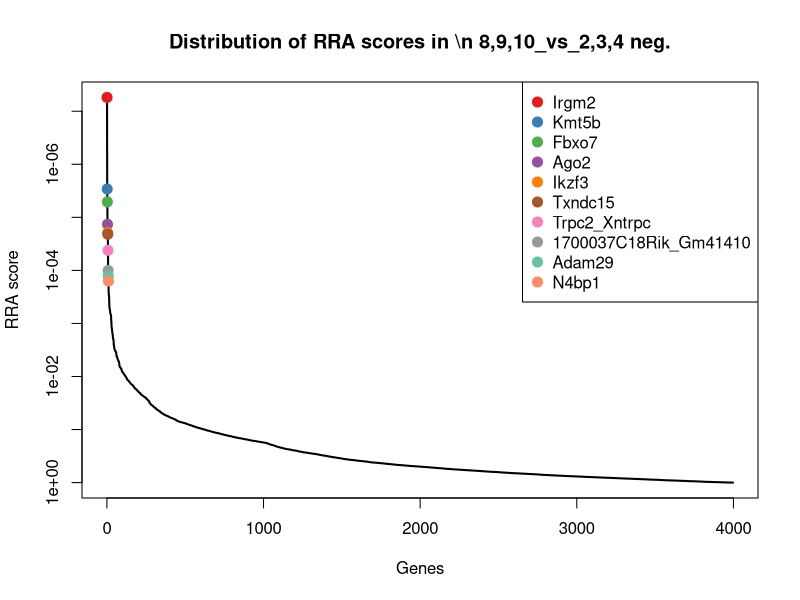
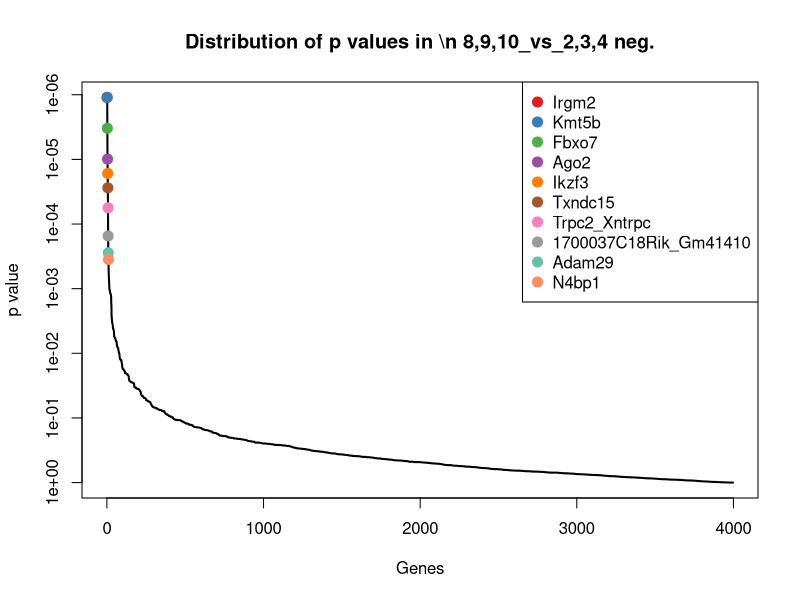
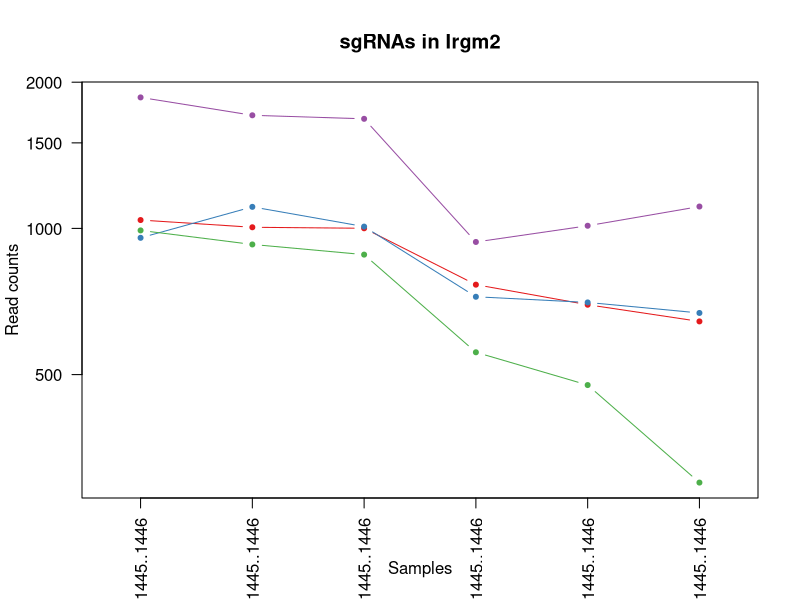
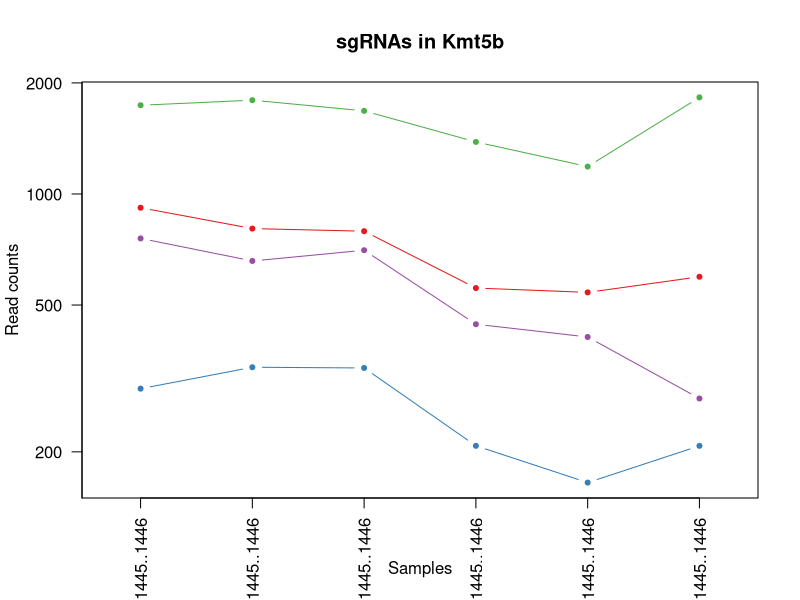
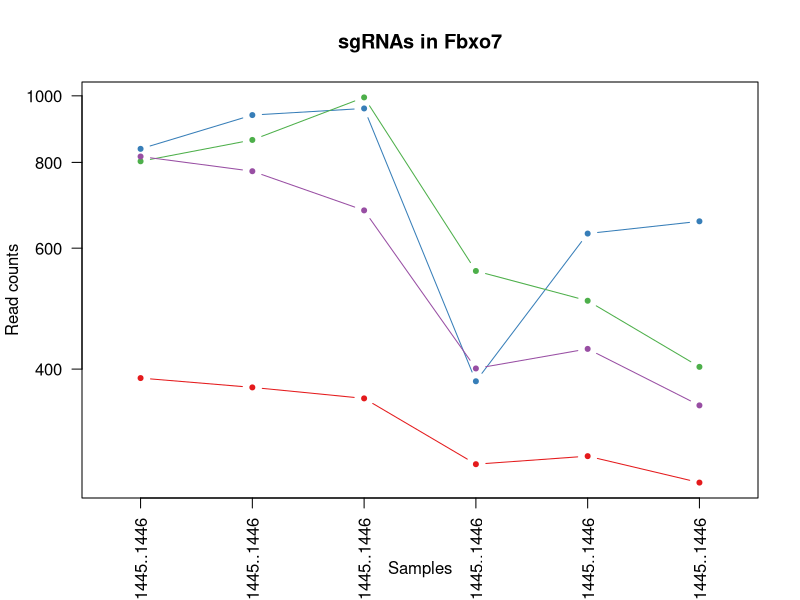
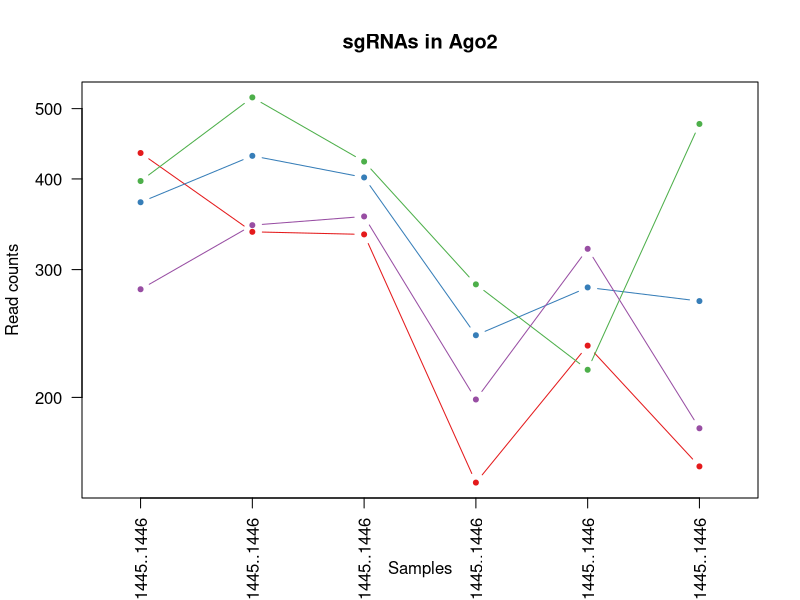
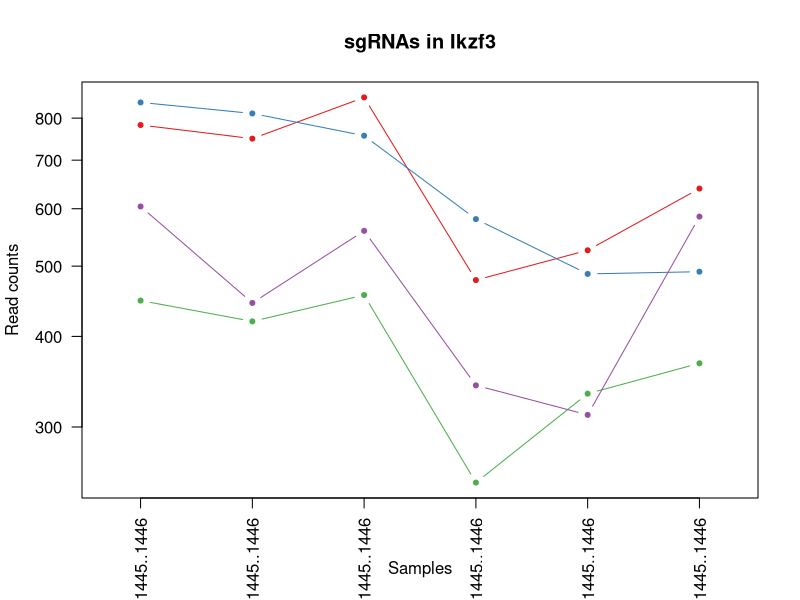
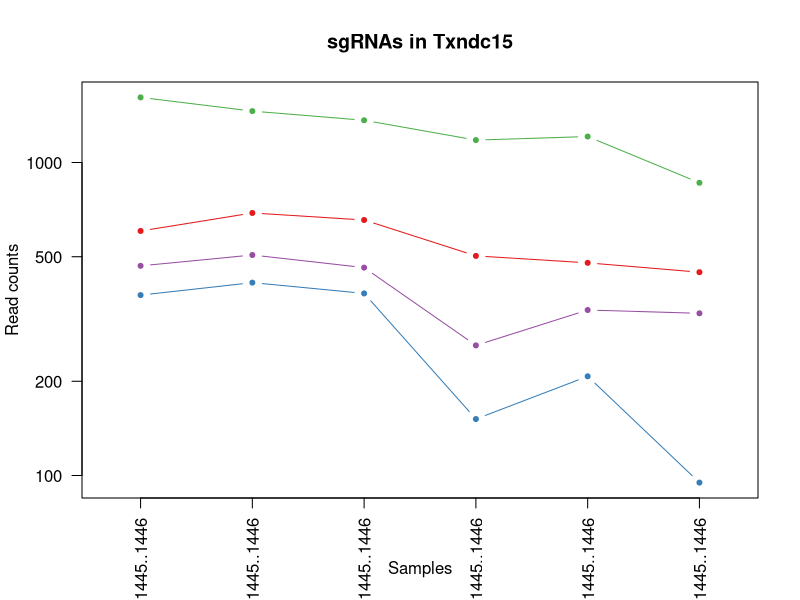

These figures' R source, in order: (Note: this script raises an error after producing the figures.)
pdf(file='invitro.poolF_mCD19.CAR_ET.1.10_v_hEGFRv3.CAR_ET.1.10.pdf',width=4.5,height=4.5);
gstable=read.table('invitro.poolF_mCD19.CAR_ET.1.10_v_hEGFRv3.CAR_ET.1.10.gene_summary.txt',header=T)
# 
#
# parameters
# Do not modify the variables beginning with "__"

# gstablename='__GENE_SUMMARY_FILE__'
startindex=3
# outputfile='__OUTPUT_FILE__'
targetgenelist=c("Irgm2","Kmt5b","Fbxo7","Ago2","Ikzf3","Txndc15","Trpc2_Xntrpc","1700037C18Rik_Gm41410","Adam29","N4bp1")
# samplelabel=sub('.\\w+.\\w+$','',colnames(gstable)[startindex]);
samplelabel='8,9,10_vs_2,3,4 neg.'


# You need to write some codes in front of this code:
# gstable=read.table(gstablename,header=T)
# pdf(file=outputfile,width=6,height=6)


# set up color using RColorBrewer
#library(RColorBrewer)
#colors <- brewer.pal(length(targetgenelist), "Set1")

colors=c( "#E41A1C", "#377EB8", "#4DAF4A", "#984EA3", "#FF7F00",  "#A65628", "#F781BF",
          "#999999", "#66C2A5", "#FC8D62", "#8DA0CB", "#E78AC3", "#A6D854", "#FFD92F", "#E5C494", "#B3B3B3", 
          "#8DD3C7", "#FFFFB3", "#BEBADA", "#FB8072", "#80B1D3", "#FDB462", "#B3DE69", "#FCCDE5",
          "#D9D9D9", "#BC80BD", "#CCEBC5", "#FFED6F")

######
# function definition

plotrankedvalues<-function(val, tglist, ...){
  
  plot(val,log='y',ylim=c(max(val),min(val)),type='l',lwd=2, ...)
  if(length(tglist)>0){
    for(i in 1:length(tglist)){
      targetgene=tglist[i];
      tx=which(names(val)==targetgene);ty=val[targetgene];
      points(tx,ty,col=colors[(i %% length(colors)) ],cex=2,pch=20)
      # text(tx+50,ty,targetgene,col=colors[i])
    }
    legend('topright',tglist,pch=20,pt.cex = 2,cex=1,col=colors)
  }
}



plotrandvalues<-function(val,targetgenelist, ...){
  # choose the one with the best distance distribution
  
  mindiffvalue=0;
  randval=val;
  for(i in 1:20){
    randval0=sample(val)
    vindex=sort(which(names(randval0) %in% targetgenelist))
    if(max(vindex)>0.9*length(val)){
      # print('pass...')
      next;
    }
    mindiffind=min(diff(vindex));
    if (mindiffind > mindiffvalue){
      mindiffvalue=mindiffind;
      randval=randval0;
      # print(paste('Diff: ',mindiffvalue))
    }
  }
  plot(randval,log='y',ylim=c(max(randval),min(randval)),pch=20,col='grey', ...)
  
  if(length(targetgenelist)>0){
    for(i in 1:length(targetgenelist)){
      targetgene=targetgenelist[i];
      tx=which(names(randval)==targetgene);ty=randval[targetgene];
      points(tx,ty,col=colors[(i %% length(colors)) ],cex=2,pch=20)
      text(tx+50,ty,targetgene,col=colors[i])
    }
  }
  
}




# set.seed(1235)



pvec=gstable[,startindex]
names(pvec)=gstable[,'id']
pvec=sort(pvec);

plotrankedvalues(pvec,targetgenelist,xlab='Genes',ylab='RRA score',main=paste('Distribution of RRA scores in \\n',samplelabel))

# plotrandvalues(pvec,targetgenelist,xlab='Genes',ylab='RRA score',main=paste('Distribution of RRA scores in \\n',samplelabel))


pvec=gstable[,startindex+1]
names(pvec)=gstable[,'id']
pvec=sort(pvec);

plotrankedvalues(pvec,targetgenelist,xlab='Genes',ylab='p value',main=paste('Distribution of p values in \\n',samplelabel))

# plotrandvalues(pvec,targetgenelist,xlab='Genes',ylab='p value',main=paste('Distribution of p values in \\n',samplelabel))



# you need to write after this code:
# dev.off()






# parameters
# Do not modify the variables beginning with "__"
targetmat=list(c(1039.4182330047124,1004.3863370604712,999.6215348792916,764.8626392456588,695.4135010163935,642.4265460583674),c(955.3408470461089,1106.5426431701321,1007.5972386150306,722.1830793464884,703.0195861837603,668.7247087625111),c(989.5261578204861,925.7350217371039,882.1128331727366,554.834278689215,474.8370311627562,298.67199071134627),c(1859.8656915897652,1708.6320225421157,1680.214920329022,936.7040251554764,1011.609327259785,1108.2797139603415))
targetgene="Irgm2"
collabel=c("In.vitro_Pool.F..41.48._hEGFRv3.CAR_ET.1.10_rep1_1439..1440..1441..1442..1443..1444..1445..1446","In.vitro_Pool.F..41.48._hEGFRv3.CAR_ET.1.10_rep2_1439..1440..1441..1442..1443..1444..1445..1446","In.vitro_Pool.F..41.48._hEGFRv3.CAR_ET.1.10_rep3_1439..1440..1441..1442..1443..1444..1445..1446","In.vitro_Pool.F..41.48._mCD19.CAR_ET.1.10_rep1_1439..1440..1441..1442..1443..1444..1445..1446","In.vitro_Pool.F..41.48._mCD19.CAR_ET.1.10_rep2_1439..1440..1441..1442..1443..1444..1445..1446","In.vitro_Pool.F..41.48._mCD19.CAR_ET.1.10_rep3_1439..1440..1441..1442..1443..1444..1445..1446")

# set up color using RColorBrewer
#library(RColorBrewer)
#colors <- brewer.pal(length(targetgenelist), "Set1")

colors=c( "#E41A1C", "#377EB8", "#4DAF4A", "#984EA3", "#FF7F00",  "#A65628", "#F781BF",
          "#999999", "#66C2A5", "#FC8D62", "#8DA0CB", "#E78AC3", "#A6D854", "#FFD92F", "#E5C494", "#B3B3B3", 
          "#8DD3C7", "#FFFFB3", "#BEBADA", "#FB8072", "#80B1D3", "#FDB462", "#B3DE69", "#FCCDE5",
          "#D9D9D9", "#BC80BD", "#CCEBC5", "#FFED6F")


## code

targetmatvec=unlist(targetmat)+1
yrange=range(targetmatvec[targetmatvec>0]);
# yrange[1]=1; # set the minimum value to 1
for(i in 1:length(targetmat)){
  vali=targetmat[[i]]+1;
  if(i==1){
    plot(1:length(vali),vali,type='b',las=1,pch=20,main=paste('sgRNAs in',targetgene),ylab='Read counts',xlab='Samples',xlim=c(0.7,length(vali)+0.3),ylim = yrange,col=colors[(i %% length(colors))],xaxt='n',log='y')
    axis(1,at=1:length(vali),labels=(collabel),las=2)
    # lines(0:100,rep(1,101),col='black');
  }else{
    lines(1:length(vali),vali,type='b',pch=20,col=colors[(i %% length(colors))])
  }
}




# parameters
# Do not modify the variables beginning with "__"
targetmat=list(c(916.5358996805996,804.5939153769751,791.7215241676943,554.834278689215,540.0320468830431,595.4655412295394),c(295.65674183245153,338.1102520797626,336.574697648187,206.65892161703556,164.07412289605534,206.62842124684332),c(1738.8312129021053,1794.515642722804,1678.6197795818741,1382.5931114704933,1185.4627025138834,1825.8438677448337),c(756.6964736274306,657.2357039090572,702.9253559097997,442.51964737560877,408.5554318471312,278.0091485866619))
targetgene="Kmt5b"
collabel=c("In.vitro_Pool.F..41.48._hEGFRv3.CAR_ET.1.10_rep1_1439..1440..1441..1442..1443..1444..1445..1446","In.vitro_Pool.F..41.48._hEGFRv3.CAR_ET.1.10_rep2_1439..1440..1441..1442..1443..1444..1445..1446","In.vitro_Pool.F..41.48._hEGFRv3.CAR_ET.1.10_rep3_1439..1440..1441..1442..1443..1444..1445..1446","In.vitro_Pool.F..41.48._mCD19.CAR_ET.1.10_rep1_1439..1440..1441..1442..1443..1444..1445..1446","In.vitro_Pool.F..41.48._mCD19.CAR_ET.1.10_rep2_1439..1440..1441..1442..1443..1444..1445..1446","In.vitro_Pool.F..41.48._mCD19.CAR_ET.1.10_rep3_1439..1440..1441..1442..1443..1444..1445..1446")

# set up color using RColorBrewer
#library(RColorBrewer)
#colors <- brewer.pal(length(targetgenelist), "Set1")

colors=c( "#E41A1C", "#377EB8", "#4DAF4A", "#984EA3", "#FF7F00",  "#A65628", "#F781BF",
          "#999999", "#66C2A5", "#FC8D62", "#8DA0CB", "#E78AC3", "#A6D854", "#FFD92F", "#E5C494", "#B3B3B3", 
          "#8DD3C7", "#FFFFB3", "#BEBADA", "#FB8072", "#80B1D3", "#FDB462", "#B3DE69", "#FCCDE5",
          "#D9D9D9", "#BC80BD", "#CCEBC5", "#FFED6F")


## code

targetmatvec=unlist(targetmat)+1
yrange=range(targetmatvec[targetmatvec>0]);
# yrange[1]=1; # set the minimum value to 1
for(i in 1:length(targetmat)){
  vali=targetmat[[i]]+1;
  if(i==1){
    plot(1:length(vali),vali,type='b',las=1,pch=20,main=paste('sgRNAs in',targetgene),ylab='Read counts',xlab='Samples',xlim=c(0.7,length(vali)+0.3),ylim = yrange,col=colors[(i %% length(colors))],xaxt='n',log='y')
    axis(1,at=1:length(vali),labels=(collabel),las=2)
    # lines(0:100,rep(1,101),col='black');
  }else{
    lines(1:length(vali),vali,type='b',pch=20,col=colors[(i %% length(colors))])
  }
}




# parameters
# Do not modify the variables beginning with "__"
targetmat=list(c(387.1255463368662,375.1758144735333,361.5652360201693,289.7717487891042,297.7239051226435,272.3738280072026),c(836.1542229949019,936.5834790230856,957.6161618710661,382.99289277939744,629.1319017007685,655.5756274104393),c(801.9689122205247,861.5483161283789,993.772685473083,554.834278689215,502.0016210462091,401.98620133476794),c(814.9038946756945,775.6646959476906,680.0616718673479,399.8400874764384,427.02735296787915,353.1467563127868))
targetgene="Fbxo7"
collabel=c("In.vitro_Pool.F..41.48._hEGFRv3.CAR_ET.1.10_rep1_1439..1440..1441..1442..1443..1444..1445..1446","In.vitro_Pool.F..41.48._hEGFRv3.CAR_ET.1.10_rep2_1439..1440..1441..1442..1443..1444..1445..1446","In.vitro_Pool.F..41.48._hEGFRv3.CAR_ET.1.10_rep3_1439..1440..1441..1442..1443..1444..1445..1446","In.vitro_Pool.F..41.48._mCD19.CAR_ET.1.10_rep1_1439..1440..1441..1442..1443..1444..1445..1446","In.vitro_Pool.F..41.48._mCD19.CAR_ET.1.10_rep2_1439..1440..1441..1442..1443..1444..1445..1446","In.vitro_Pool.F..41.48._mCD19.CAR_ET.1.10_rep3_1439..1440..1441..1442..1443..1444..1445..1446")

# set up color using RColorBrewer
#library(RColorBrewer)
#colors <- brewer.pal(length(targetgenelist), "Set1")

colors=c( "#E41A1C", "#377EB8", "#4DAF4A", "#984EA3", "#FF7F00",  "#A65628", "#F781BF",
          "#999999", "#66C2A5", "#FC8D62", "#8DA0CB", "#E78AC3", "#A6D854", "#FFD92F", "#E5C494", "#B3B3B3", 
          "#8DD3C7", "#FFFFB3", "#BEBADA", "#FB8072", "#80B1D3", "#FDB462", "#B3DE69", "#FCCDE5",
          "#D9D9D9", "#BC80BD", "#CCEBC5", "#FFED6F")


## code

targetmatvec=unlist(targetmat)+1
yrange=range(targetmatvec[targetmatvec>0]);
# yrange[1]=1; # set the minimum value to 1
for(i in 1:length(targetmat)){
  vali=targetmat[[i]]+1;
  if(i==1){
    plot(1:length(vali),vali,type='b',las=1,pch=20,main=paste('sgRNAs in',targetgene),ylab='Read counts',xlab='Samples',xlim=c(0.7,length(vali)+0.3),ylim = yrange,col=colors[(i %% length(colors))],xaxt='n',log='y')
    axis(1,at=1:length(vali),labels=(collabel),las=2)
    # lines(0:100,rep(1,101),col='black');
  }else{
    lines(1:length(vali),vali,type='b',pch=20,col=colors[(i %% length(colors))])
  }
}




# parameters
# Do not modify the variables beginning with "__"
targetmat=list(c(433.3219122481867,337.2062139725974,334.4478433186566,151.62475227336847,234.7020565930328,159.6674164180153),c(370.4948546087908,429.41810090344177,400.9120411164818,242.59960363738958,282.51173478790986,270.4953878140494),c(396.3648195191303,517.1097972984604,421.64887082940334,285.27916353655996,217.31671906762298,475.24536886773967),c(280.87390474082895,344.43851882991856,354.1212458668129,197.67375111194707,319.4555770294058,180.33025854269962))
targetgene="Ago2"
collabel=c("In.vitro_Pool.F..41.48._hEGFRv3.CAR_ET.1.10_rep1_1439..1440..1441..1442..1443..1444..1445..1446","In.vitro_Pool.F..41.48._hEGFRv3.CAR_ET.1.10_rep2_1439..1440..1441..1442..1443..1444..1445..1446","In.vitro_Pool.F..41.48._hEGFRv3.CAR_ET.1.10_rep3_1439..1440..1441..1442..1443..1444..1445..1446","In.vitro_Pool.F..41.48._mCD19.CAR_ET.1.10_rep1_1439..1440..1441..1442..1443..1444..1445..1446","In.vitro_Pool.F..41.48._mCD19.CAR_ET.1.10_rep2_1439..1440..1441..1442..1443..1444..1445..1446","In.vitro_Pool.F..41.48._mCD19.CAR_ET.1.10_rep3_1439..1440..1441..1442..1443..1444..1445..1446")

# set up color using RColorBrewer
#library(RColorBrewer)
#colors <- brewer.pal(length(targetgenelist), "Set1")

colors=c( "#E41A1C", "#377EB8", "#4DAF4A", "#984EA3", "#FF7F00",  "#A65628", "#F781BF",
          "#999999", "#66C2A5", "#FC8D62", "#8DA0CB", "#E78AC3", "#A6D854", "#FFD92F", "#E5C494", "#B3B3B3", 
          "#8DD3C7", "#FFFFB3", "#BEBADA", "#FB8072", "#80B1D3", "#FDB462", "#B3DE69", "#FCCDE5",
          "#D9D9D9", "#BC80BD", "#CCEBC5", "#FFED6F")


## code

targetmatvec=unlist(targetmat)+1
yrange=range(targetmatvec[targetmatvec>0]);
# yrange[1]=1; # set the minimum value to 1
for(i in 1:length(targetmat)){
  vali=targetmat[[i]]+1;
  if(i==1){
    plot(1:length(vali),vali,type='b',las=1,pch=20,main=paste('sgRNAs in',targetgene),ylab='Read counts',xlab='Samples',xlim=c(0.7,length(vali)+0.3),ylim = yrange,col=colors[(i %% length(colors))],xaxt='n',log='y')
    axis(1,at=1:length(vali),labels=(collabel),las=2)
    # lines(0:100,rep(1,101),col='black');
  }else{
    lines(1:length(vali),vali,type='b',pch=20,col=colors[(i %% length(colors))])
  }
}




# parameters
# Do not modify the variables beginning with "__"
targetmat=list(c(781.6425112195436,748.5435527327364,853.400299724076,477.3371830828267,524.8198765483095,638.6696656720612),c(839.8499322678075,810.9221821271311,755.5650005656773,579.5434975782084,486.78945071147547,490.2728904129646),c(447.1808220215829,418.5696436174601,455.1468265195072,250.461627829342,332.49458017346313,366.29583766485865),c(603.3245388018463,443.882710618084,558.299261501732,341.4364791933631,310.76290826670083,584.1949000706206))
targetgene="Ikzf3"
collabel=c("In.vitro_Pool.F..41.48._hEGFRv3.CAR_ET.1.10_rep1_1439..1440..1441..1442..1443..1444..1445..1446","In.vitro_Pool.F..41.48._hEGFRv3.CAR_ET.1.10_rep2_1439..1440..1441..1442..1443..1444..1445..1446","In.vitro_Pool.F..41.48._hEGFRv3.CAR_ET.1.10_rep3_1439..1440..1441..1442..1443..1444..1445..1446","In.vitro_Pool.F..41.48._mCD19.CAR_ET.1.10_rep1_1439..1440..1441..1442..1443..1444..1445..1446","In.vitro_Pool.F..41.48._mCD19.CAR_ET.1.10_rep2_1439..1440..1441..1442..1443..1444..1445..1446","In.vitro_Pool.F..41.48._mCD19.CAR_ET.1.10_rep3_1439..1440..1441..1442..1443..1444..1445..1446")

# set up color using RColorBrewer
#library(RColorBrewer)
#colors <- brewer.pal(length(targetgenelist), "Set1")

colors=c( "#E41A1C", "#377EB8", "#4DAF4A", "#984EA3", "#FF7F00",  "#A65628", "#F781BF",
          "#999999", "#66C2A5", "#FC8D62", "#8DA0CB", "#E78AC3", "#A6D854", "#FFD92F", "#E5C494", "#B3B3B3", 
          "#8DD3C7", "#FFFFB3", "#BEBADA", "#FB8072", "#80B1D3", "#FDB462", "#B3DE69", "#FCCDE5",
          "#D9D9D9", "#BC80BD", "#CCEBC5", "#FFED6F")


## code

targetmatvec=unlist(targetmat)+1
yrange=range(targetmatvec[targetmatvec>0]);
# yrange[1]=1; # set the minimum value to 1
for(i in 1:length(targetmat)){
  vali=targetmat[[i]]+1;
  if(i==1){
    plot(1:length(vali),vali,type='b',las=1,pch=20,main=paste('sgRNAs in',targetgene),ylab='Read counts',xlab='Samples',xlim=c(0.7,length(vali)+0.3),ylim = yrange,col=colors[(i %% length(colors))],xaxt='n',log='y')
    axis(1,at=1:length(vali),labels=(collabel),las=2)
    # lines(0:100,rep(1,101),col='black');
  }else{
    lines(1:length(vali),vali,type='b',pch=20,col=colors[(i %% length(colors))])
  }
}




# parameters
# Do not modify the variables beginning with "__"
targetmat=list(c(603.3245388018463,688.8770376598371,654.0077063306004,502.0464019718201,477.01019835343243,445.19032577728973),c(376.03841851814923,412.2413768673041,380.706924985943,150.5016059602324,206.45088311424183,93.92200965765606),c(1613.1770976233136,1458.2134668573717,1363.3136252289912,1178.18048247973,1209.367541611322,860.3256084641295),c(466.5832957043375,505.3573019053136,460.46396234333326,259.4467983344305,336.84091455481564,328.7270338017962))
targetgene="Txndc15"
collabel=c("In.vitro_Pool.F..41.48._hEGFRv3.CAR_ET.1.10_rep1_1439..1440..1441..1442..1443..1444..1445..1446","In.vitro_Pool.F..41.48._hEGFRv3.CAR_ET.1.10_rep2_1439..1440..1441..1442..1443..1444..1445..1446","In.vitro_Pool.F..41.48._hEGFRv3.CAR_ET.1.10_rep3_1439..1440..1441..1442..1443..1444..1445..1446","In.vitro_Pool.F..41.48._mCD19.CAR_ET.1.10_rep1_1439..1440..1441..1442..1443..1444..1445..1446","In.vitro_Pool.F..41.48._mCD19.CAR_ET.1.10_rep2_1439..1440..1441..1442..1443..1444..1445..1446","In.vitro_Pool.F..41.48._mCD19.CAR_ET.1.10_rep3_1439..1440..1441..1442..1443..1444..1445..1446")

# set up color using RColorBrewer
#library(RColorBrewer)
#colors <- brewer.pal(length(targetgenelist), "Set1")

colors=c( "#E41A1C", "#377EB8", "#4DAF4A", "#984EA3", "#FF7F00",  "#A65628", "#F781BF",
          "#999999", "#66C2A5", "#FC8D62", "#8DA0CB", "#E78AC3", "#A6D854", "#FFD92F", "#E5C494", "#B3B3B3", 
          "#8DD3C7", "#FFFFB3", "#BEBADA", "#FB8072", "#80B1D3", "#FDB462", "#B3DE69", "#FCCDE5",
          "#D9D9D9", "#BC80BD", "#CCEBC5", "#FFED6F")


## code

targetmatvec=unlist(targetmat)+1
yrange=range(targetmatvec[targetmatvec>0]);
# yrange[1]=1; # set the minimum value to 1
for(i in 1:length(targetmat)){
  vali=targetmat[[i]]+1;
  if(i==1){
    plot(1:length(vali),vali,type='b',las=1,pch=20,main=paste('sgRNAs in',targetgene),ylab='Read counts',xlab='Samples',xlim=c(0.7,length(vali)+0.3),ylim = yrange,col=colors[(i %% length(colors))],xaxt='n',log='y')
    axis(1,at=1:length(vali),labels=(collabel),las=2)
    # lines(0:100,rep(1,101),col='black');
  }else{
    lines(1:length(vali),vali,type='b',pch=20,col=colors[(i %% length(colors))])
  }
}




# parameters
# Do not modify the variables beginning with "__"
targetmat=list(c(1575.2960775760307,1437.4205903925736,1333.5376646155655,1264.6627485912068,870.35345986583,852.811847691517),c(1179.8551853751267,1128.2395577420955,1228.790088886193,707.5821772757196,857.3144567217727,738.2269959091766),c(839.8499322678075,743.1193240897455,826.2829070225633,953.5512198525173,940.9813935628075,927.9494554176418),c(1958.7259146399913,1936.449625547731,1867.9098149100805,2266.5092599085747,2569.7702029746415,2271.0341935221236))
targetgene="Trpc2_Xntrpc"
collabel=c("In.vitro_Pool.F..41.48._hEGFRv3.CAR_ET.1.10_rep1_1439..1440..1441..1442..1443..1444..1445..1446","In.vitro_Pool.F..41.48._hEGFRv3.CAR_ET.1.10_rep2_1439..1440..1441..1442..1443..1444..1445..1446","In.vitro_Pool.F..41.48._hEGFRv3.CAR_ET.1.10_rep3_1439..1440..1441..1442..1443..1444..1445..1446","In.vitro_Pool.F..41.48._mCD19.CAR_ET.1.10_rep1_1439..1440..1441..1442..1443..1444..1445..1446","In.vitro_Pool.F..41.48._mCD19.CAR_ET.1.10_rep2_1439..1440..1441..1442..1443..1444..1445..1446","In.vitro_Pool.F..41.48._mCD19.CAR_ET.1.10_rep3_1439..1440..1441..1442..1443..1444..1445..1446")

# set up color using RColorBrewer
#library(RColorBrewer)
#colors <- brewer.pal(length(targetgenelist), "Set1")

colors=c( "#E41A1C", "#377EB8", "#4DAF4A", "#984EA3", "#FF7F00",  "#A65628", "#F781BF",
          "#999999", "#66C2A5", "#FC8D62", "#8DA0CB", "#E78AC3", "#A6D854", "#FFD92F", "#E5C494", "#B3B3B3", 
          "#8DD3C7", "#FFFFB3", "#BEBADA", "#FB8072", "#80B1D3", "#FDB462", "#B3DE69", "#FCCDE5",
          "#D9D9D9", "#BC80BD", "#CCEBC5", "#FFED6F")


## code

targetmatvec=unlist(targetmat)+1
yrange=range(targetmatvec[targetmatvec>0]);
# yrange[1]=1; # set the minimum value to 1
for(i in 1:length(targetmat)){
  vali=targetmat[[i]]+1;
  if(i==1){
    plot(1:length(vali),vali,type='b',las=1,pch=20,main=paste('sgRNAs in',targetgene),ylab='Read counts',xlab='Samples',xlim=c(0.7,length(vali)+0.3),ylim = yrange,col=colors[(i %% length(colors))],xaxt='n',log='y')
    axis(1,at=1:length(vali),labels=(collabel),las=2)
    # lines(0:100,rep(1,101),col='black');
  }else{
    lines(1:length(vali),vali,type='b',pch=20,col=colors[(i %% length(colors))])
  }
}




# parameters
# Do not modify the variables beginning with "__"
targetmat=list(c(703.1086891702987,713.2860665532959,805.5460773096419,609.8684480328822,571.5429711478484,531.5985746623332),c(3627.3386513568894,3264.4816049733226,3349.2638554280093,2352.9915260200514,1908.0407934137297,1399.4379438990752),c(816.7517493121472,943.8157838804067,802.8875093977289,1516.2475227336847,1442.9830146090167,3266.6074958932777))
targetgene="1700037C18Rik_Gm41410"
collabel=c("In.vitro_Pool.F..41.48._hEGFRv3.CAR_ET.1.10_rep1_1439..1440..1441..1442..1443..1444..1445..1446","In.vitro_Pool.F..41.48._hEGFRv3.CAR_ET.1.10_rep2_1439..1440..1441..1442..1443..1444..1445..1446","In.vitro_Pool.F..41.48._hEGFRv3.CAR_ET.1.10_rep3_1439..1440..1441..1442..1443..1444..1445..1446","In.vitro_Pool.F..41.48._mCD19.CAR_ET.1.10_rep1_1439..1440..1441..1442..1443..1444..1445..1446","In.vitro_Pool.F..41.48._mCD19.CAR_ET.1.10_rep2_1439..1440..1441..1442..1443..1444..1445..1446","In.vitro_Pool.F..41.48._mCD19.CAR_ET.1.10_rep3_1439..1440..1441..1442..1443..1444..1445..1446")

# set up color using RColorBrewer
#library(RColorBrewer)
#colors <- brewer.pal(length(targetgenelist), "Set1")

colors=c( "#E41A1C", "#377EB8", "#4DAF4A", "#984EA3", "#FF7F00",  "#A65628", "#F781BF",
          "#999999", "#66C2A5", "#FC8D62", "#8DA0CB", "#E78AC3", "#A6D854", "#FFD92F", "#E5C494", "#B3B3B3", 
          "#8DD3C7", "#FFFFB3", "#BEBADA", "#FB8072", "#80B1D3", "#FDB462", "#B3DE69", "#FCCDE5",
          "#D9D9D9", "#BC80BD", "#CCEBC5", "#FFED6F")


## code

targetmatvec=unlist(targetmat)+1
yrange=range(targetmatvec[targetmatvec>0]);
# yrange[1]=1; # set the minimum value to 1
for(i in 1:length(targetmat)){
  vali=targetmat[[i]]+1;
  if(i==1){
    plot(1:length(vali),vali,type='b',las=1,pch=20,main=paste('sgRNAs in',targetgene),ylab='Read counts',xlab='Samples',xlim=c(0.7,length(vali)+0.3),ylim = yrange,col=colors[(i %% length(colors))],xaxt='n',log='y')
    axis(1,at=1:length(vali),labels=(collabel),las=2)
    # lines(0:100,rep(1,101),col='black');
  }else{
    lines(1:length(vali),vali,type='b',pch=20,col=colors[(i %% length(colors))])
  }
}




# parameters
# Do not modify the variables beginning with "__"
targetmat=list(c(704.9565438067516,829.906982377599,783.7458204319552,586.2823754570248,505.2613718322234,371.931158244318),c(2668.302095037875,2730.1950836387246,2775.0131864547993,1964.382901674974,2082.9807522631663,1669.9333317131247),c(782.5664385377701,857.0281255925532,808.7363588039375,568.3120344468477,576.975889124539,651.818747024133),c(1269.4761352430887,1218.6433684586095,1188.3798566251153,1346.6524294501394,1137.6530243190064,1585.4035230212342))
targetgene="Adam29"
collabel=c("In.vitro_Pool.F..41.48._hEGFRv3.CAR_ET.1.10_rep1_1439..1440..1441..1442..1443..1444..1445..1446","In.vitro_Pool.F..41.48._hEGFRv3.CAR_ET.1.10_rep2_1439..1440..1441..1442..1443..1444..1445..1446","In.vitro_Pool.F..41.48._hEGFRv3.CAR_ET.1.10_rep3_1439..1440..1441..1442..1443..1444..1445..1446","In.vitro_Pool.F..41.48._mCD19.CAR_ET.1.10_rep1_1439..1440..1441..1442..1443..1444..1445..1446","In.vitro_Pool.F..41.48._mCD19.CAR_ET.1.10_rep2_1439..1440..1441..1442..1443..1444..1445..1446","In.vitro_Pool.F..41.48._mCD19.CAR_ET.1.10_rep3_1439..1440..1441..1442..1443..1444..1445..1446")

# set up color using RColorBrewer
#library(RColorBrewer)
#colors <- brewer.pal(length(targetgenelist), "Set1")

colors=c( "#E41A1C", "#377EB8", "#4DAF4A", "#984EA3", "#FF7F00",  "#A65628", "#F781BF",
          "#999999", "#66C2A5", "#FC8D62", "#8DA0CB", "#E78AC3", "#A6D854", "#FFD92F", "#E5C494", "#B3B3B3", 
          "#8DD3C7", "#FFFFB3", "#BEBADA", "#FB8072", "#80B1D3", "#FDB462", "#B3DE69", "#FCCDE5",
          "#D9D9D9", "#BC80BD", "#CCEBC5", "#FFED6F")


## code

targetmatvec=unlist(targetmat)+1
yrange=range(targetmatvec[targetmatvec>0]);
# yrange[1]=1; # set the minimum value to 1
for(i in 1:length(targetmat)){
  vali=targetmat[[i]]+1;
  if(i==1){
    plot(1:length(vali),vali,type='b',las=1,pch=20,main=paste('sgRNAs in',targetgene),ylab='Read counts',xlab='Samples',xlim=c(0.7,length(vali)+0.3),ylim = yrange,col=colors[(i %% length(colors))],xaxt='n',log='y')
    axis(1,at=1:length(vali),labels=(collabel),las=2)
    # lines(0:100,rep(1,101),col='black');
  }else{
    lines(1:length(vali),vali,type='b',pch=20,col=colors[(i %% length(colors))])
  }
}




# parameters
# Do not modify the variables beginning with "__"
targetmat=list(c(345.5488170166777,305.56488022181753,322.2184309238568,262.8162372738387,217.31671906762298,403.86464152792104),c(261.4714310580743,270.30739404237704,317.96472226479597,112.31463131360628,230.35572221168036,152.1536556454028),c(366.79914533588516,397.7767671526618,341.3601198896304,244.8458962636617,174.9399588494365,112.70641158918727),c(845.393496177166,815.4423726629568,776.3018302785988,518.893596668861,568.2832203618341,586.0733402637738))
targetgene="N4bp1"
collabel=c("In.vitro_Pool.F..41.48._hEGFRv3.CAR_ET.1.10_rep1_1439..1440..1441..1442..1443..1444..1445..1446","In.vitro_Pool.F..41.48._hEGFRv3.CAR_ET.1.10_rep2_1439..1440..1441..1442..1443..1444..1445..1446","In.vitro_Pool.F..41.48._hEGFRv3.CAR_ET.1.10_rep3_1439..1440..1441..1442..1443..1444..1445..1446","In.vitro_Pool.F..41.48._mCD19.CAR_ET.1.10_rep1_1439..1440..1441..1442..1443..1444..1445..1446","In.vitro_Pool.F..41.48._mCD19.CAR_ET.1.10_rep2_1439..1440..1441..1442..1443..1444..1445..1446","In.vitro_Pool.F..41.48._mCD19.CAR_ET.1.10_rep3_1439..1440..1441..1442..1443..1444..1445..1446")

# set up color using RColorBrewer
#library(RColorBrewer)
#colors <- brewer.pal(length(targetgenelist), "Set1")

colors=c( "#E41A1C", "#377EB8", "#4DAF4A", "#984EA3", "#FF7F00",  "#A65628", "#F781BF",
          "#999999", "#66C2A5", "#FC8D62", "#8DA0CB", "#E78AC3", "#A6D854", "#FFD92F", "#E5C494", "#B3B3B3", 
          "#8DD3C7", "#FFFFB3", "#BEBADA", "#FB8072", "#80B1D3", "#FDB462", "#B3DE69", "#FCCDE5",
          "#D9D9D9", "#BC80BD", "#CCEBC5", "#FFED6F")


## code

targetmatvec=unlist(targetmat)+1
yrange=range(targetmatvec[targetmatvec>0]);
# yrange[1]=1; # set the minimum value to 1
for(i in 1:length(targetmat)){
  vali=targetmat[[i]]+1;
  if(i==1){
    plot(1:length(vali),vali,type='b',las=1,pch=20,main=paste('sgRNAs in',targetgene),ylab='Read counts',xlab='Samples',xlim=c(0.7,length(vali)+0.3),ylim = yrange,col=colors[(i %% length(colors))],xaxt='n',log='y')
    axis(1,at=1:length(vali),labels=(collabel),las=2)
    # lines(0:100,rep(1,101),col='black');
  }else{
    lines(1:length(vali),vali,type='b',pch=20,col=colors[(i %% length(colors))])
  }
}



# 
#
# parameters
# Do not modify the variables beginning with "__"

# gstablename='__GENE_SUMMARY_FILE__'
startindex=9
# outputfile='__OUTPUT_FILE__'
targetgenelist=c("Med25","Cacul1","Cdca4","Slc25a32","Ndufa2","Xpnpep1","Znhit1","Arl15","Zdhhc13","Barhl2")
# samplelabel=sub('.\\w+.\\w+$','',colnames(gstable)[startindex]);
samplelabel='8,9,10_vs_2,3,4 pos.'


# You need to write some codes in front of this code:
# gstable=read.table(gstablename,header=T)
# pdf(file=outputfile,width=6,height=6)


# set up color using RColorBrewer
#library(RColorBrewer)
#colors <- brewer.pal(length(targetgenelist), "Set1")

colors=c( "#E41A1C", "#377EB8", "#4DAF4A", "#984EA3", "#FF7F00",  "#A65628", "#F781BF",
          "#999999", "#66C2A5", "#FC8D62", "#8DA0CB", "#E78AC3", "#A6D854", "#FFD92F", "#E5C494", "#B3B3B3", 
          "#8DD3C7", "#FFFFB3", "#BEBADA", "#FB8072", "#80B1D3", "#FDB462", "#B3DE69", "#FCCDE5",
          "#D9D9D9", "#BC80BD", "#CCEBC5", "#FFED6F")

######
# function definition

plotrankedvalues<-function(val, tglist, ...){
  
  plot(val,log='y',ylim=c(max(val),min(val)),type='l',lwd=2, ...)
  if(length(tglist)>0){
    for(i in 1:length(tglist)){
      targetgene=tglist[i];
      tx=which(names(val)==targetgene);ty=val[targetgene];
      points(tx,ty,col=colors[(i %% length(colors)) ],cex=2,pch=20)
      # text(tx+50,ty,targetgene,col=colors[i])
    }
    legend('topright',tglist,pch=20,pt.cex = 2,cex=1,col=colors)
  }
}



plotrandvalues<-function(val,targetgenelist, ...){
  # choose the one with the best distance distribution
  
  mindiffvalue=0;
  randval=val;
  for(i in 1:20){
    randval0=sample(val)
    vindex=sort(which(names(randval0) %in% targetgenelist))
    if(max(vindex)>0.9*length(val)){
      # print('pass...')
      next;
    }
    mindiffind=min(diff(vindex));
    if (mindiffind > mindiffvalue){
      mindiffvalue=mindiffind;
      randval=randval0;
      # print(paste('Diff: ',mindiffvalue))
    }
  }
  plot(randval,log='y',ylim=c(max(randval),min(randval)),pch=20,col='grey', ...)
  
  if(length(targetgenelist)>0){
    for(i in 1:length(targetgenelist)){
      targetgene=targetgenelist[i];
      tx=which(names(randval)==targetgene);ty=randval[targetgene];
      points(tx,ty,col=colors[(i %% length(colors)) ],cex=2,pch=20)
      text(tx+50,ty,targetgene,col=colors[i])
    }
  }
  
}




# set.seed(1235)



pvec=gstable[,startindex]
names(pvec)=gstable[,'id']
pvec=sort(pvec);

plotrankedvalues(pvec,targetgenelist,xlab='Genes',ylab='RRA score',main=paste('Distribution of RRA scores in \\n',samplelabel))

# plotrandvalues(pvec,targetgenelist,xlab='Genes',ylab='RRA score',main=paste('Distribution of RRA scores in \\n',samplelabel))


pvec=gstable[,startindex+1]
names(pvec)=gstable[,'id']
pvec=sort(pvec);

plotrankedvalues(pvec,targetgenelist,xlab='Genes',ylab='p value',main=paste('Distribution of p values in \\n',samplelabel))

# plotrandvalues(pvec,targetgenelist,xlab='Genes',ylab='p value',main=paste('Distribution of p values in \\n',samplelabel))



# you need to write after this code:
# dev.off()






# parameters
# Do not modify the variables beginning with "__"
targetmat=list(c(629.1945037121859,612.0337985508002,616.7877555638182,1250.061846520438,1259.3503869968752,2539.6511411430197),c(880.5027342697696,1026.0832516324344,927.3084876752578,2981.9534613762467,3098.9364139043037,6790.561298248533),c(470.2790049772432,546.0390167277449,497.15219952773276,1417.4106471777113,1607.057137505072,4476.322980283888),c(926.6991001810902,800.9777629483145,808.2046452215549,2587.729105465489,2813.1649283303796,6067.361823884581))
targetgene="Med25"
collabel=c("In.vitro_Pool.F..41.48._hEGFRv3.CAR_ET.1.10_rep1_1439..1440..1441..1442..1443..1444..1445..1446","In.vitro_Pool.F..41.48._hEGFRv3.CAR_ET.1.10_rep2_1439..1440..1441..1442..1443..1444..1445..1446","In.vitro_Pool.F..41.48._hEGFRv3.CAR_ET.1.10_rep3_1439..1440..1441..1442..1443..1444..1445..1446","In.vitro_Pool.F..41.48._mCD19.CAR_ET.1.10_rep1_1439..1440..1441..1442..1443..1444..1445..1446","In.vitro_Pool.F..41.48._mCD19.CAR_ET.1.10_rep2_1439..1440..1441..1442..1443..1444..1445..1446","In.vitro_Pool.F..41.48._mCD19.CAR_ET.1.10_rep3_1439..1440..1441..1442..1443..1444..1445..1446")

# set up color using RColorBrewer
#library(RColorBrewer)
#colors <- brewer.pal(length(targetgenelist), "Set1")

colors=c( "#E41A1C", "#377EB8", "#4DAF4A", "#984EA3", "#FF7F00",  "#A65628", "#F781BF",
          "#999999", "#66C2A5", "#FC8D62", "#8DA0CB", "#E78AC3", "#A6D854", "#FFD92F", "#E5C494", "#B3B3B3", 
          "#8DD3C7", "#FFFFB3", "#BEBADA", "#FB8072", "#80B1D3", "#FDB462", "#B3DE69", "#FCCDE5",
          "#D9D9D9", "#BC80BD", "#CCEBC5", "#FFED6F")


## code

targetmatvec=unlist(targetmat)+1
yrange=range(targetmatvec[targetmatvec>0]);
# yrange[1]=1; # set the minimum value to 1
for(i in 1:length(targetmat)){
  vali=targetmat[[i]]+1;
  if(i==1){
    plot(1:length(vali),vali,type='b',las=1,pch=20,main=paste('sgRNAs in',targetgene),ylab='Read counts',xlab='Samples',xlim=c(0.7,length(vali)+0.3),ylim = yrange,col=colors[(i %% length(colors))],xaxt='n',log='y')
    axis(1,at=1:length(vali),labels=(collabel),las=2)
    # lines(0:100,rep(1,101),col='black');
  }else{
    lines(1:length(vali),vali,type='b',pch=20,col=colors[(i %% length(colors))])
  }
}




# parameters
# Do not modify the variables beginning with "__"
targetmat=list(c(575.606719255054,523.4380640486164,630.6123087057658,737.9071277303933,726.9244252811989,890.3806515545795),c(1005.2329222303351,822.6746775202779,845.9563095707197,1332.0515273793706,1634.2217273885249,1874.6833127668149),c(255.92786714871582,374.2717763663682,277.5544900037182,568.3120344468477,658.4696587748977,982.4242210190823),c(1212.192641513051,1232.2039400660865,1171.365021988872,2022.7865099580492,1748.3130048990267,2962.300184602472))
targetgene="Cacul1"
collabel=c("In.vitro_Pool.F..41.48._hEGFRv3.CAR_ET.1.10_rep1_1439..1440..1441..1442..1443..1444..1445..1446","In.vitro_Pool.F..41.48._hEGFRv3.CAR_ET.1.10_rep2_1439..1440..1441..1442..1443..1444..1445..1446","In.vitro_Pool.F..41.48._hEGFRv3.CAR_ET.1.10_rep3_1439..1440..1441..1442..1443..1444..1445..1446","In.vitro_Pool.F..41.48._mCD19.CAR_ET.1.10_rep1_1439..1440..1441..1442..1443..1444..1445..1446","In.vitro_Pool.F..41.48._mCD19.CAR_ET.1.10_rep2_1439..1440..1441..1442..1443..1444..1445..1446","In.vitro_Pool.F..41.48._mCD19.CAR_ET.1.10_rep3_1439..1440..1441..1442..1443..1444..1445..1446")

# set up color using RColorBrewer
#library(RColorBrewer)
#colors <- brewer.pal(length(targetgenelist), "Set1")

colors=c( "#E41A1C", "#377EB8", "#4DAF4A", "#984EA3", "#FF7F00",  "#A65628", "#F781BF",
          "#999999", "#66C2A5", "#FC8D62", "#8DA0CB", "#E78AC3", "#A6D854", "#FFD92F", "#E5C494", "#B3B3B3", 
          "#8DD3C7", "#FFFFB3", "#BEBADA", "#FB8072", "#80B1D3", "#FDB462", "#B3DE69", "#FCCDE5",
          "#D9D9D9", "#BC80BD", "#CCEBC5", "#FFED6F")


## code

targetmatvec=unlist(targetmat)+1
yrange=range(targetmatvec[targetmatvec>0]);
# yrange[1]=1; # set the minimum value to 1
for(i in 1:length(targetmat)){
  vali=targetmat[[i]]+1;
  if(i==1){
    plot(1:length(vali),vali,type='b',las=1,pch=20,main=paste('sgRNAs in',targetgene),ylab='Read counts',xlab='Samples',xlim=c(0.7,length(vali)+0.3),ylim = yrange,col=colors[(i %% length(colors))],xaxt='n',log='y')
    axis(1,at=1:length(vali),labels=(collabel),las=2)
    # lines(0:100,rep(1,101),col='black');
  }else{
    lines(1:length(vali),vali,type='b',pch=20,col=colors[(i %% length(colors))])
  }
}




# parameters
# Do not modify the variables beginning with "__"
targetmat=list(c(363.1034360629795,412.2413768673041,334.4478433186566,460.48998838578575,450.9321920653177,612.3715029679175),c(593.1613383013558,522.5340259414512,584.3532270384795,1047.8955101559466,1208.2809580159837,1720.651216928259),c(959.9604836372409,983.5934605956729,861.3760034598151,1691.4583475829106,1864.5774496002052,3232.7955724165217),c(219.8947017378858,234.1458697557714,253.0956652141185,183.07284904117824,120.61077908253075,116.46329197549352))
targetgene="Cdca4"
collabel=c("In.vitro_Pool.F..41.48._hEGFRv3.CAR_ET.1.10_rep1_1439..1440..1441..1442..1443..1444..1445..1446","In.vitro_Pool.F..41.48._hEGFRv3.CAR_ET.1.10_rep2_1439..1440..1441..1442..1443..1444..1445..1446","In.vitro_Pool.F..41.48._hEGFRv3.CAR_ET.1.10_rep3_1439..1440..1441..1442..1443..1444..1445..1446","In.vitro_Pool.F..41.48._mCD19.CAR_ET.1.10_rep1_1439..1440..1441..1442..1443..1444..1445..1446","In.vitro_Pool.F..41.48._mCD19.CAR_ET.1.10_rep2_1439..1440..1441..1442..1443..1444..1445..1446","In.vitro_Pool.F..41.48._mCD19.CAR_ET.1.10_rep3_1439..1440..1441..1442..1443..1444..1445..1446")

# set up color using RColorBrewer
#library(RColorBrewer)
#colors <- brewer.pal(length(targetgenelist), "Set1")

colors=c( "#E41A1C", "#377EB8", "#4DAF4A", "#984EA3", "#FF7F00",  "#A65628", "#F781BF",
          "#999999", "#66C2A5", "#FC8D62", "#8DA0CB", "#E78AC3", "#A6D854", "#FFD92F", "#E5C494", "#B3B3B3", 
          "#8DD3C7", "#FFFFB3", "#BEBADA", "#FB8072", "#80B1D3", "#FDB462", "#B3DE69", "#FCCDE5",
          "#D9D9D9", "#BC80BD", "#CCEBC5", "#FFED6F")


## code

targetmatvec=unlist(targetmat)+1
yrange=range(targetmatvec[targetmatvec>0]);
# yrange[1]=1; # set the minimum value to 1
for(i in 1:length(targetmat)){
  vali=targetmat[[i]]+1;
  if(i==1){
    plot(1:length(vali),vali,type='b',las=1,pch=20,main=paste('sgRNAs in',targetgene),ylab='Read counts',xlab='Samples',xlim=c(0.7,length(vali)+0.3),ylim = yrange,col=colors[(i %% length(colors))],xaxt='n',log='y')
    axis(1,at=1:length(vali),labels=(collabel),las=2)
    # lines(0:100,rep(1,101),col='black');
  }else{
    lines(1:length(vali),vali,type='b',pch=20,col=colors[(i %% length(colors))])
  }
}




# parameters
# Do not modify the variables beginning with "__"
targetmat=list(c(532.1821352984127,393.2565766168361,467.37623891430707,842.3597348520472,750.8292643786374,1224.743005935835),c(658.760177895431,673.5083898380298,597.114353015662,895.1476115694421,1169.1639485838116,1448.2773889210564),c(90.54487718618827,101.25226800249574,89.32788184027712,101.08316818224566,126.04369705922133,148.3967752590966),c(241.14503005709327,237.76202218443197,306.7987370347613,354.9142349509959,542.2052140737193,439.5550051978303))
targetgene="Slc25a32"
collabel=c("In.vitro_Pool.F..41.48._hEGFRv3.CAR_ET.1.10_rep1_1439..1440..1441..1442..1443..1444..1445..1446","In.vitro_Pool.F..41.48._hEGFRv3.CAR_ET.1.10_rep2_1439..1440..1441..1442..1443..1444..1445..1446","In.vitro_Pool.F..41.48._hEGFRv3.CAR_ET.1.10_rep3_1439..1440..1441..1442..1443..1444..1445..1446","In.vitro_Pool.F..41.48._mCD19.CAR_ET.1.10_rep1_1439..1440..1441..1442..1443..1444..1445..1446","In.vitro_Pool.F..41.48._mCD19.CAR_ET.1.10_rep2_1439..1440..1441..1442..1443..1444..1445..1446","In.vitro_Pool.F..41.48._mCD19.CAR_ET.1.10_rep3_1439..1440..1441..1442..1443..1444..1445..1446")

# set up color using RColorBrewer
#library(RColorBrewer)
#colors <- brewer.pal(length(targetgenelist), "Set1")

colors=c( "#E41A1C", "#377EB8", "#4DAF4A", "#984EA3", "#FF7F00",  "#A65628", "#F781BF",
          "#999999", "#66C2A5", "#FC8D62", "#8DA0CB", "#E78AC3", "#A6D854", "#FFD92F", "#E5C494", "#B3B3B3", 
          "#8DD3C7", "#FFFFB3", "#BEBADA", "#FB8072", "#80B1D3", "#FDB462", "#B3DE69", "#FCCDE5",
          "#D9D9D9", "#BC80BD", "#CCEBC5", "#FFED6F")


## code

targetmatvec=unlist(targetmat)+1
yrange=range(targetmatvec[targetmatvec>0]);
# yrange[1]=1; # set the minimum value to 1
for(i in 1:length(targetmat)){
  vali=targetmat[[i]]+1;
  if(i==1){
    plot(1:length(vali),vali,type='b',las=1,pch=20,main=paste('sgRNAs in',targetgene),ylab='Read counts',xlab='Samples',xlim=c(0.7,length(vali)+0.3),ylim = yrange,col=colors[(i %% length(colors))],xaxt='n',log='y')
    axis(1,at=1:length(vali),labels=(collabel),las=2)
    # lines(0:100,rep(1,101),col='black');
  }else{
    lines(1:length(vali),vali,type='b',pch=20,col=colors[(i %% length(colors))])
  }
}




# parameters
# Do not modify the variables beginning with "__"
targetmat=list(c(194.9486641457727,150.07032578941332,160.57750187954576,197.67375111194707,119.52419548719264,95.80044985080917),c(178.31797241769732,221.48933625545942,238.20768490740565,551.4648397498069,452.0187756606558,1356.2338194565534),c(240.22110273886685,232.33779354144113,264.79336402653576,236.98387207170927,229.26913861634225,133.36925371387161),c(170.0026265536596,163.63089739689045,183.97289950438025,387.4854780319417,572.6295547431865,636.791225478908))
targetgene="Ndufa2"
collabel=c("In.vitro_Pool.F..41.48._hEGFRv3.CAR_ET.1.10_rep1_1439..1440..1441..1442..1443..1444..1445..1446","In.vitro_Pool.F..41.48._hEGFRv3.CAR_ET.1.10_rep2_1439..1440..1441..1442..1443..1444..1445..1446","In.vitro_Pool.F..41.48._hEGFRv3.CAR_ET.1.10_rep3_1439..1440..1441..1442..1443..1444..1445..1446","In.vitro_Pool.F..41.48._mCD19.CAR_ET.1.10_rep1_1439..1440..1441..1442..1443..1444..1445..1446","In.vitro_Pool.F..41.48._mCD19.CAR_ET.1.10_rep2_1439..1440..1441..1442..1443..1444..1445..1446","In.vitro_Pool.F..41.48._mCD19.CAR_ET.1.10_rep3_1439..1440..1441..1442..1443..1444..1445..1446")

# set up color using RColorBrewer
#library(RColorBrewer)
#colors <- brewer.pal(length(targetgenelist), "Set1")

colors=c( "#E41A1C", "#377EB8", "#4DAF4A", "#984EA3", "#FF7F00",  "#A65628", "#F781BF",
          "#999999", "#66C2A5", "#FC8D62", "#8DA0CB", "#E78AC3", "#A6D854", "#FFD92F", "#E5C494", "#B3B3B3", 
          "#8DD3C7", "#FFFFB3", "#BEBADA", "#FB8072", "#80B1D3", "#FDB462", "#B3DE69", "#FCCDE5",
          "#D9D9D9", "#BC80BD", "#CCEBC5", "#FFED6F")


## code

targetmatvec=unlist(targetmat)+1
yrange=range(targetmatvec[targetmatvec>0]);
# yrange[1]=1; # set the minimum value to 1
for(i in 1:length(targetmat)){
  vali=targetmat[[i]]+1;
  if(i==1){
    plot(1:length(vali),vali,type='b',las=1,pch=20,main=paste('sgRNAs in',targetgene),ylab='Read counts',xlab='Samples',xlim=c(0.7,length(vali)+0.3),ylim = yrange,col=colors[(i %% length(colors))],xaxt='n',log='y')
    axis(1,at=1:length(vali),labels=(collabel),las=2)
    # lines(0:100,rep(1,101),col='black');
  }else{
    lines(1:length(vali),vali,type='b',pch=20,col=colors[(i %% length(colors))])
  }
}




# parameters
# Do not modify the variables beginning with "__"
targetmat=list(c(422.2347844294698,388.73638608101044,474.8202290676635,754.7543224274342,896.4314661539448,1296.1237332756536),c(368.646999972338,407.7211863314784,386.02406080976897,470.59830520401033,482.443116330123,796.4586418969234),c(425.00656638414904,504.45326379814844,437.06856471849875,1007.4622428830484,970.3191506369366,1080.1031110630447),c(148.75229823445216,129.2774493246151,145.15780799045032,258.32365202129444,161.90095570537912,313.6995122565712))
targetgene="Xpnpep1"
collabel=c("In.vitro_Pool.F..41.48._hEGFRv3.CAR_ET.1.10_rep1_1439..1440..1441..1442..1443..1444..1445..1446","In.vitro_Pool.F..41.48._hEGFRv3.CAR_ET.1.10_rep2_1439..1440..1441..1442..1443..1444..1445..1446","In.vitro_Pool.F..41.48._hEGFRv3.CAR_ET.1.10_rep3_1439..1440..1441..1442..1443..1444..1445..1446","In.vitro_Pool.F..41.48._mCD19.CAR_ET.1.10_rep1_1439..1440..1441..1442..1443..1444..1445..1446","In.vitro_Pool.F..41.48._mCD19.CAR_ET.1.10_rep2_1439..1440..1441..1442..1443..1444..1445..1446","In.vitro_Pool.F..41.48._mCD19.CAR_ET.1.10_rep3_1439..1440..1441..1442..1443..1444..1445..1446")

# set up color using RColorBrewer
#library(RColorBrewer)
#colors <- brewer.pal(length(targetgenelist), "Set1")

colors=c( "#E41A1C", "#377EB8", "#4DAF4A", "#984EA3", "#FF7F00",  "#A65628", "#F781BF",
          "#999999", "#66C2A5", "#FC8D62", "#8DA0CB", "#E78AC3", "#A6D854", "#FFD92F", "#E5C494", "#B3B3B3", 
          "#8DD3C7", "#FFFFB3", "#BEBADA", "#FB8072", "#80B1D3", "#FDB462", "#B3DE69", "#FCCDE5",
          "#D9D9D9", "#BC80BD", "#CCEBC5", "#FFED6F")


## code

targetmatvec=unlist(targetmat)+1
yrange=range(targetmatvec[targetmatvec>0]);
# yrange[1]=1; # set the minimum value to 1
for(i in 1:length(targetmat)){
  vali=targetmat[[i]]+1;
  if(i==1){
    plot(1:length(vali),vali,type='b',las=1,pch=20,main=paste('sgRNAs in',targetgene),ylab='Read counts',xlab='Samples',xlim=c(0.7,length(vali)+0.3),ylim = yrange,col=colors[(i %% length(colors))],xaxt='n',log='y')
    axis(1,at=1:length(vali),labels=(collabel),las=2)
    # lines(0:100,rep(1,101),col='black');
  }else{
    lines(1:length(vali),vali,type='b',pch=20,col=colors[(i %% length(colors))])
  }
}




# parameters
# Do not modify the variables beginning with "__"
targetmat=list(c(984.9065212293541,810.0181440199659,812.9900674629984,792.9412970740603,796.4657753828382,1108.2797139603415),c(1518.9365111642196,1426.5721331065918,1377.138178370939,2167.672384352601,2438.2935879387296,3255.336854734359),c(449.0286766580357,491.79673029783646,414.7365942584295,640.1933984875558,710.6256713511272,702.5366322392673),c(940.5580099544864,899.5179166293149,831.6000428463894,1265.7858949043427,1103.9689328635247,1656.784250361053))
targetgene="Znhit1"
collabel=c("In.vitro_Pool.F..41.48._hEGFRv3.CAR_ET.1.10_rep1_1439..1440..1441..1442..1443..1444..1445..1446","In.vitro_Pool.F..41.48._hEGFRv3.CAR_ET.1.10_rep2_1439..1440..1441..1442..1443..1444..1445..1446","In.vitro_Pool.F..41.48._hEGFRv3.CAR_ET.1.10_rep3_1439..1440..1441..1442..1443..1444..1445..1446","In.vitro_Pool.F..41.48._mCD19.CAR_ET.1.10_rep1_1439..1440..1441..1442..1443..1444..1445..1446","In.vitro_Pool.F..41.48._mCD19.CAR_ET.1.10_rep2_1439..1440..1441..1442..1443..1444..1445..1446","In.vitro_Pool.F..41.48._mCD19.CAR_ET.1.10_rep3_1439..1440..1441..1442..1443..1444..1445..1446")

# set up color using RColorBrewer
#library(RColorBrewer)
#colors <- brewer.pal(length(targetgenelist), "Set1")

colors=c( "#E41A1C", "#377EB8", "#4DAF4A", "#984EA3", "#FF7F00",  "#A65628", "#F781BF",
          "#999999", "#66C2A5", "#FC8D62", "#8DA0CB", "#E78AC3", "#A6D854", "#FFD92F", "#E5C494", "#B3B3B3", 
          "#8DD3C7", "#FFFFB3", "#BEBADA", "#FB8072", "#80B1D3", "#FDB462", "#B3DE69", "#FCCDE5",
          "#D9D9D9", "#BC80BD", "#CCEBC5", "#FFED6F")


## code

targetmatvec=unlist(targetmat)+1
yrange=range(targetmatvec[targetmatvec>0]);
# yrange[1]=1; # set the minimum value to 1
for(i in 1:length(targetmat)){
  vali=targetmat[[i]]+1;
  if(i==1){
    plot(1:length(vali),vali,type='b',las=1,pch=20,main=paste('sgRNAs in',targetgene),ylab='Read counts',xlab='Samples',xlim=c(0.7,length(vali)+0.3),ylim = yrange,col=colors[(i %% length(colors))],xaxt='n',log='y')
    axis(1,at=1:length(vali),labels=(collabel),las=2)
    # lines(0:100,rep(1,101),col='black');
  }else{
    lines(1:length(vali),vali,type='b',pch=20,col=colors[(i %% length(colors))])
  }
}




# parameters
# Do not modify the variables beginning with "__"
targetmat=list(c(221.74255637433862,249.5145175775788,239.80282565455346,333.5744550014107,415.0749334191599,236.68346433729326),c(959.0365563190146,864.2604304498743,808.7363588039375,979.3835850546468,1171.3371157744878,1160.8760393686289),c(2293.187603837952,2278.176030056154,2111.9663492236946,3759.1707100664025,3474.8943378912913,4613.449114384066),c(570.0631553456956,592.1449601931671,580.0995183794187,610.9915943460181,750.8292643786374,871.5962496230483))
targetgene="Arl15"
collabel=c("In.vitro_Pool.F..41.48._hEGFRv3.CAR_ET.1.10_rep1_1439..1440..1441..1442..1443..1444..1445..1446","In.vitro_Pool.F..41.48._hEGFRv3.CAR_ET.1.10_rep2_1439..1440..1441..1442..1443..1444..1445..1446","In.vitro_Pool.F..41.48._hEGFRv3.CAR_ET.1.10_rep3_1439..1440..1441..1442..1443..1444..1445..1446","In.vitro_Pool.F..41.48._mCD19.CAR_ET.1.10_rep1_1439..1440..1441..1442..1443..1444..1445..1446","In.vitro_Pool.F..41.48._mCD19.CAR_ET.1.10_rep2_1439..1440..1441..1442..1443..1444..1445..1446","In.vitro_Pool.F..41.48._mCD19.CAR_ET.1.10_rep3_1439..1440..1441..1442..1443..1444..1445..1446")

# set up color using RColorBrewer
#library(RColorBrewer)
#colors <- brewer.pal(length(targetgenelist), "Set1")

colors=c( "#E41A1C", "#377EB8", "#4DAF4A", "#984EA3", "#FF7F00",  "#A65628", "#F781BF",
          "#999999", "#66C2A5", "#FC8D62", "#8DA0CB", "#E78AC3", "#A6D854", "#FFD92F", "#E5C494", "#B3B3B3", 
          "#8DD3C7", "#FFFFB3", "#BEBADA", "#FB8072", "#80B1D3", "#FDB462", "#B3DE69", "#FCCDE5",
          "#D9D9D9", "#BC80BD", "#CCEBC5", "#FFED6F")


## code

targetmatvec=unlist(targetmat)+1
yrange=range(targetmatvec[targetmatvec>0]);
# yrange[1]=1; # set the minimum value to 1
for(i in 1:length(targetmat)){
  vali=targetmat[[i]]+1;
  if(i==1){
    plot(1:length(vali),vali,type='b',las=1,pch=20,main=paste('sgRNAs in',targetgene),ylab='Read counts',xlab='Samples',xlim=c(0.7,length(vali)+0.3),ylim = yrange,col=colors[(i %% length(colors))],xaxt='n',log='y')
    axis(1,at=1:length(vali),labels=(collabel),las=2)
    # lines(0:100,rep(1,101),col='black');
  }else{
    lines(1:length(vali),vali,type='b',pch=20,col=colors[(i %% length(colors))])
  }
}




# parameters
# Do not modify the variables beginning with "__"
targetmat=list(c(1002.4611402756559,879.6290782716818,932.6256234990838,1202.8897013687233,1232.1857971134223,1236.0136470947537),c(571.9110099821484,395.0646528311664,476.4153698148113,922.1031230847076,755.1755987599898,439.5550051978303),c(927.6230274993165,950.1440506305627,1041.626907887517,1163.5795804089612,1349.5368254099387,1080.1031110630447),c(995.0697217298446,875.108887735856,814.0534946277635,1281.5099432882478,1118.0945196029202,1305.5159342414192))
targetgene="Zdhhc13"
collabel=c("In.vitro_Pool.F..41.48._hEGFRv3.CAR_ET.1.10_rep1_1439..1440..1441..1442..1443..1444..1445..1446","In.vitro_Pool.F..41.48._hEGFRv3.CAR_ET.1.10_rep2_1439..1440..1441..1442..1443..1444..1445..1446","In.vitro_Pool.F..41.48._hEGFRv3.CAR_ET.1.10_rep3_1439..1440..1441..1442..1443..1444..1445..1446","In.vitro_Pool.F..41.48._mCD19.CAR_ET.1.10_rep1_1439..1440..1441..1442..1443..1444..1445..1446","In.vitro_Pool.F..41.48._mCD19.CAR_ET.1.10_rep2_1439..1440..1441..1442..1443..1444..1445..1446","In.vitro_Pool.F..41.48._mCD19.CAR_ET.1.10_rep3_1439..1440..1441..1442..1443..1444..1445..1446")

# set up color using RColorBrewer
#library(RColorBrewer)
#colors <- brewer.pal(length(targetgenelist), "Set1")

colors=c( "#E41A1C", "#377EB8", "#4DAF4A", "#984EA3", "#FF7F00",  "#A65628", "#F781BF",
          "#999999", "#66C2A5", "#FC8D62", "#8DA0CB", "#E78AC3", "#A6D854", "#FFD92F", "#E5C494", "#B3B3B3", 
          "#8DD3C7", "#FFFFB3", "#BEBADA", "#FB8072", "#80B1D3", "#FDB462", "#B3DE69", "#FCCDE5",
          "#D9D9D9", "#BC80BD", "#CCEBC5", "#FFED6F")


## code

targetmatvec=unlist(targetmat)+1
yrange=range(targetmatvec[targetmatvec>0]);
# yrange[1]=1; # set the minimum value to 1
for(i in 1:length(targetmat)){
  vali=targetmat[[i]]+1;
  if(i==1){
    plot(1:length(vali),vali,type='b',las=1,pch=20,main=paste('sgRNAs in',targetgene),ylab='Read counts',xlab='Samples',xlim=c(0.7,length(vali)+0.3),ylim = yrange,col=colors[(i %% length(colors))],xaxt='n',log='y')
    axis(1,at=1:length(vali),labels=(collabel),las=2)
    # lines(0:100,rep(1,101),col='black');
  }else{
    lines(1:length(vali),vali,type='b',pch=20,col=colors[(i %% length(colors))])
  }
}




# parameters
# Do not modify the variables beginning with "__"
targetmat=list(c(643.9773408038084,514.3976829769649,504.59618968108924,976.0141461152386,956.1935638975411,4070.5798985628135),c(807.5124761298831,905.8461833794709,864.0345713717281,1631.9315929866993,1621.1827242444674,3501.412520037418),c(875.8830976786376,860.6442780212138,837.9806058349806,851.3449053571356,662.8159931562501,1083.859991449351),c(1004.3089949121087,1121.9112909919395,1000.6849620440568,1091.698216368253,955.1069803022029,903.5297329066512))
targetgene="Barhl2"
collabel=c("In.vitro_Pool.F..41.48._hEGFRv3.CAR_ET.1.10_rep1_1439..1440..1441..1442..1443..1444..1445..1446","In.vitro_Pool.F..41.48._hEGFRv3.CAR_ET.1.10_rep2_1439..1440..1441..1442..1443..1444..1445..1446","In.vitro_Pool.F..41.48._hEGFRv3.CAR_ET.1.10_rep3_1439..1440..1441..1442..1443..1444..1445..1446","In.vitro_Pool.F..41.48._mCD19.CAR_ET.1.10_rep1_1439..1440..1441..1442..1443..1444..1445..1446","In.vitro_Pool.F..41.48._mCD19.CAR_ET.1.10_rep2_1439..1440..1441..1442..1443..1444..1445..1446","In.vitro_Pool.F..41.48._mCD19.CAR_ET.1.10_rep3_1439..1440..1441..1442..1443..1444..1445..1446")

# set up color using RColorBrewer
#library(RColorBrewer)
#colors <- brewer.pal(length(targetgenelist), "Set1")

colors=c( "#E41A1C", "#377EB8", "#4DAF4A", "#984EA3", "#FF7F00",  "#A65628", "#F781BF",
          "#999999", "#66C2A5", "#FC8D62", "#8DA0CB", "#E78AC3", "#A6D854", "#FFD92F", "#E5C494", "#B3B3B3", 
          "#8DD3C7", "#FFFFB3", "#BEBADA", "#FB8072", "#80B1D3", "#FDB462", "#B3DE69", "#FCCDE5",
          "#D9D9D9", "#BC80BD", "#CCEBC5", "#FFED6F")


## code

targetmatvec=unlist(targetmat)+1
yrange=range(targetmatvec[targetmatvec>0]);
# yrange[1]=1; # set the minimum value to 1
for(i in 1:length(targetmat)){
  vali=targetmat[[i]]+1;
  if(i==1){
    plot(1:length(vali),vali,type='b',las=1,pch=20,main=paste('sgRNAs in',targetgene),ylab='Read counts',xlab='Samples',xlim=c(0.7,length(vali)+0.3),ylim = yrange,col=colors[(i %% length(colors))],xaxt='n',log='y')
    axis(1,at=1:length(vali),labels=(collabel),las=2)
    # lines(0:100,rep(1,101),col='black');
  }else{
    lines(1:length(vali),vali,type='b',pch=20,col=colors[(i %% length(colors))])
  }
}



dev.off()
Sweave("invitro.poolF_mCD19.CAR_ET.1.10_v_hEGFRv3.CAR_ET.1.10_summary.Rnw");
library(tools);

texi2dvi("invitro.poolF_mCD19.CAR_ET.1.10_v_hEGFRv3.CAR_ET.1.10_summary.tex",pdf=TRUE);
